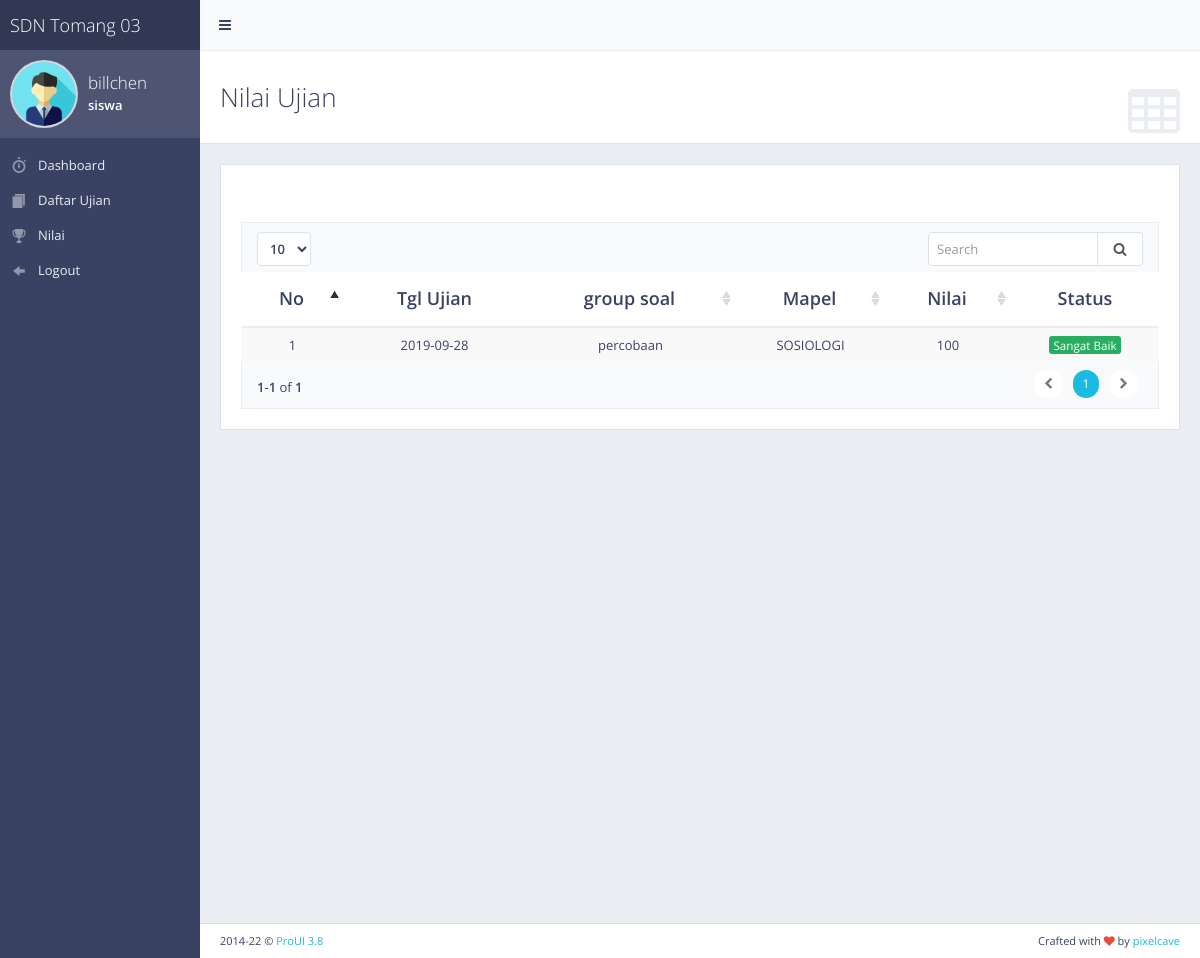
Page /index.php?hasilujian (signed in) on the committed database.
### tables this page shows
CREATE TABLE `nilai` (
  `idnilai` int(11) NOT NULL,
  `iduser` int(11) NOT NULL,
  `idujian` int(11) NOT NULL,
  `nilai` int(11) NOT NULL,
  `tgl` date NOT NULL
);

CREATE TABLE `groupsoal` (
  `idgroup` int(11) NOT NULL,
  `namagroup` varchar(50) NOT NULL,
  `idgurumapel` int(11) NOT NULL,
  `statusgrup` enum('N','Y') NOT NULL
);

CREATE TABLE `mapel` (
  `idmapel` int(11) NOT NULL,
  `kdmapel` varchar(20) NOT NULL,
  `mapel` varchar(40) NOT NULL
);

### hasilujian/hasilujian.php (the view, shortened to what this page needs)
<?php include ('koneksi.php'); ?>
<div class="content-header">
    <div class="header-section">
        <h1>
            <i class="fa fa-table"></i>Nilai Ujian
        </h1>
    </div>
</div>
<div class="block full">
    <br>
    <br>
    <div class="table-responsive">
        <table id="example-datatable" class="table table-striped">
            <thead>
                <tr>
                    <th class="text-center">No</th>
                    <th class="text-center">Tgl Ujian</th>
                    <th class="text-center">group soal</th>
                    <th class="text-center">Mapel</th>
                    <th class="text-center">Nilai</th>
                    <th class="text-center">Status</th>
                <?php
                if($_SESSION['status'] == 'siswa'){
                    $tampil = mysqli_query($mysqli, "select n.*, s.*, gs.*, m.*
                    from nilai as n
                    inner join setujian as s
                    inner join groupsoal as gs
                    inner join mapel as m
                    inner join gurumapel as gm
                    on n.idujian = s.idujian and
                    s.idgroup = gs.idgroup AND
                    gs.idgurumapel = gm.idgurumapel and
                    gm.idmapel = m.idmapel where n.iduser = '$_SESSION[iduser]'
                    ");
                }
                ?>
                </tr>
            </thead>
            <tbody>
            <?php
                $no = 1;
                while ($hasil = mysqli_fetch_array($tampil)) {
                    ?>
                    <tr>
                        <td class="text-center"><?php echo $no++; ?></td>
                        <td class="text-center"><?php echo $hasil['tgl']; ?></td>
                        <td class="text-center"><?php echo $hasil['namagroup']; ?></td>
                        <td class="text-center"><?php echo $hasil['mapel']; ?></td>
                        <td class="text-center"><?php echo $hasil['nilai'];?></td>
                <td class="text-center"><?php
                if($hasil['nilai']>=85){
                    echo '<span class="label label-success">Sangat Baik</span>' ;
                }elseif($hasil['nilai']>=70){
                    echo '<span class="label label-success">Baik</span>';
                }elseif($hasil['nilai']>=60){
                    echo '<span class="label label-warning">Cukup</span>';
                }else{
                    echo '<span class="label label-danger">Mengulang</span>';
                } ?></td>
                    </tr>
                <?php } ?>
            </tbody>
        </table>
    </div>
</div>

### css/main.css (style rules this page uses)
body { font-family: "Open Sans", "Helvetica Neue", Helvetica, Arial, sans-serif; color: #394263; font-size: 13px; background-color: #222222; }
.content-header { background-color: #ffffff; border-top: 1px solid #eaedf1; border-bottom: 1px solid #dbe1e8; }
.content-header h1, .content-header h2 { margin: 0; font-size: 26px; line-height: 32px; }
.header-section h1 i { font-size: 56px; float: right; margin: 2px 0 0 10px; color: #eaedf1; margin: 0 0 0 10px; line-height: 64px; }
.header-section { padding: 30px 10px; }
.content-header, .content-top { margin: -10px -5px 10px; }
.block { margin: 0 0 10px; padding: 20px 15px 1px; background-color: #ffffff; border: 1px solid #dbe1e8; }
.block.full { padding: 20px 15px; }
h1, h2, h3, h4, h5, h6, .h1, .h2, .h3, .h4, .h5, .h6 { font-family: "Open Sans", "Helvetica Neue", Helvetica, Arial, sans-serif; font-weight: 300; }
h1, h2, h3 { margin-bottom: 15px; }
.table thead > tr > th { font-size: 18px; font-weight: 600; }
.table thead > tr > th, .table thead > tr > td, .table tfoot > tr > th, .table tfoot > tr > td { padding-top: 14px; padding-bottom: 14px; }
.table thead > tr > th, .table tbody > tr > th, .table tfoot > tr > th, .table thead > tr > td, .table tbody > tr > td, .table tfoot > tr > td, .table tbody + tbody, .table-bordered, .table-bordered > thead > tr > th, .table-bordered > tbody > tr > th, .table-bordered > tfoot > tr > th, .table-bordered > thead > tr > td, .table-bordered > tbody > tr > td, .table-bordered > tfoot > tr > td { border-color: #eaedf1; }
.label, .badge { font-weight: normal; font-size: 90%; }
.label { padding: 1px 4px; }
.label-success { background-color: #27ae60; }
p, .table, .alert, .carousel { margin-bottom: 20px; }
@media screen and (min-width: 768px) { .header-section, .breadcrumb-top, .block, .block.full, .modal-body, #page-content + footer { padding-left: 20px; padding-right: 20px; } }
@media screen and (min-width: 768px) { .content-header, .content-top, .breadcrumb-top { margin: -20px -20px 20px; } }
@media screen and (min-width: 768px) { .block, .widget { margin-bottom: 20px; } }

### rows in the picture
nilai: tgl "2019-09-28", groupsoal.namagroup "percobaan", mapel.mapel "SOSIOLOGI", nilai "100", shows "Sangat Baik"

### other values in the picture
$_SESSION['username'] "billchen"
$_SESSION['status'] "siswa"
